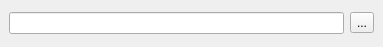
<?xml version="1.0" encoding="UTF-8"?>
<ui version="4.0">
 <class>MainWindow</class>
 <widget class="QMainWindow" name="MainWindow">
  <property name="geometry">
   <rect>
    <x>0</x>
    <y>0</y>
    <width>383</width>
    <height>47</height>
   </rect>
  </property>
  <property name="windowTitle">
   <string>JACK mp3 player (QJack demo)</string>
  </property>
  <widget class="QWidget" name="centralwidget">
   <layout class="QVBoxLayout" name="verticalLayout">
    <item>
     <layout class="QHBoxLayout" name="horizontalLayout_2">
      <item>
       <widget class="QLineEdit" name="lineEditFileName">
        <property name="readOnly">
         <bool>true</bool>
        </property>
       </widget>
      </item>
      <item>
       <widget class="QToolButton" name="toolButtonFileChoose">
        <property name="text">
         <string>...</string>
        </property>
       </widget>
      </item>
     </layout>
    </item>
   </layout>
  </widget>
 </widget>
 <resources/>
 <connections/>
</ui>
